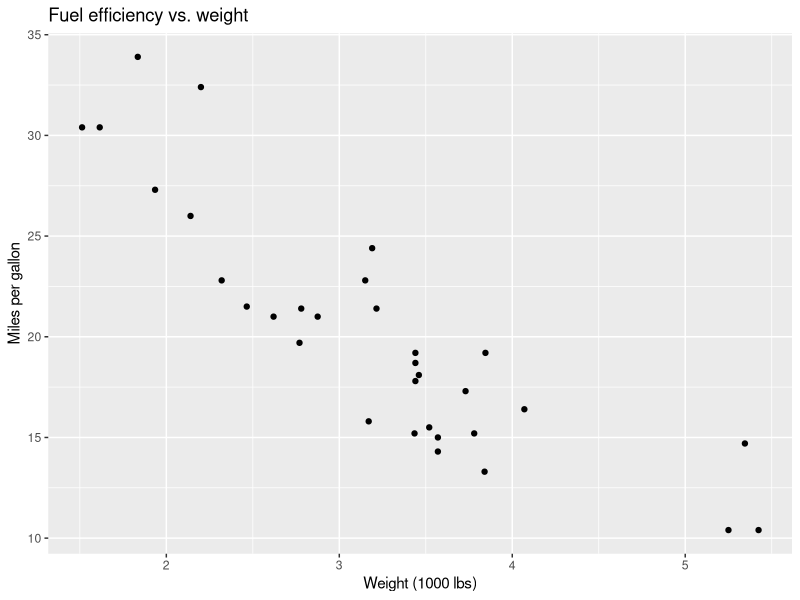

R code for this plot:
## ---- chunk 1
install.packages(c("tidyverse", "BiocManager"))
## ---- chunk 2
library(tidyverse)

summary(mtcars)

ggplot(mtcars, aes(x = wt, y = mpg)) +
  geom_point() +
  labs(
    title = "Fuel efficiency vs. weight",
    x = "Weight (1000 lbs)",
    y = "Miles per gallon"
  )
